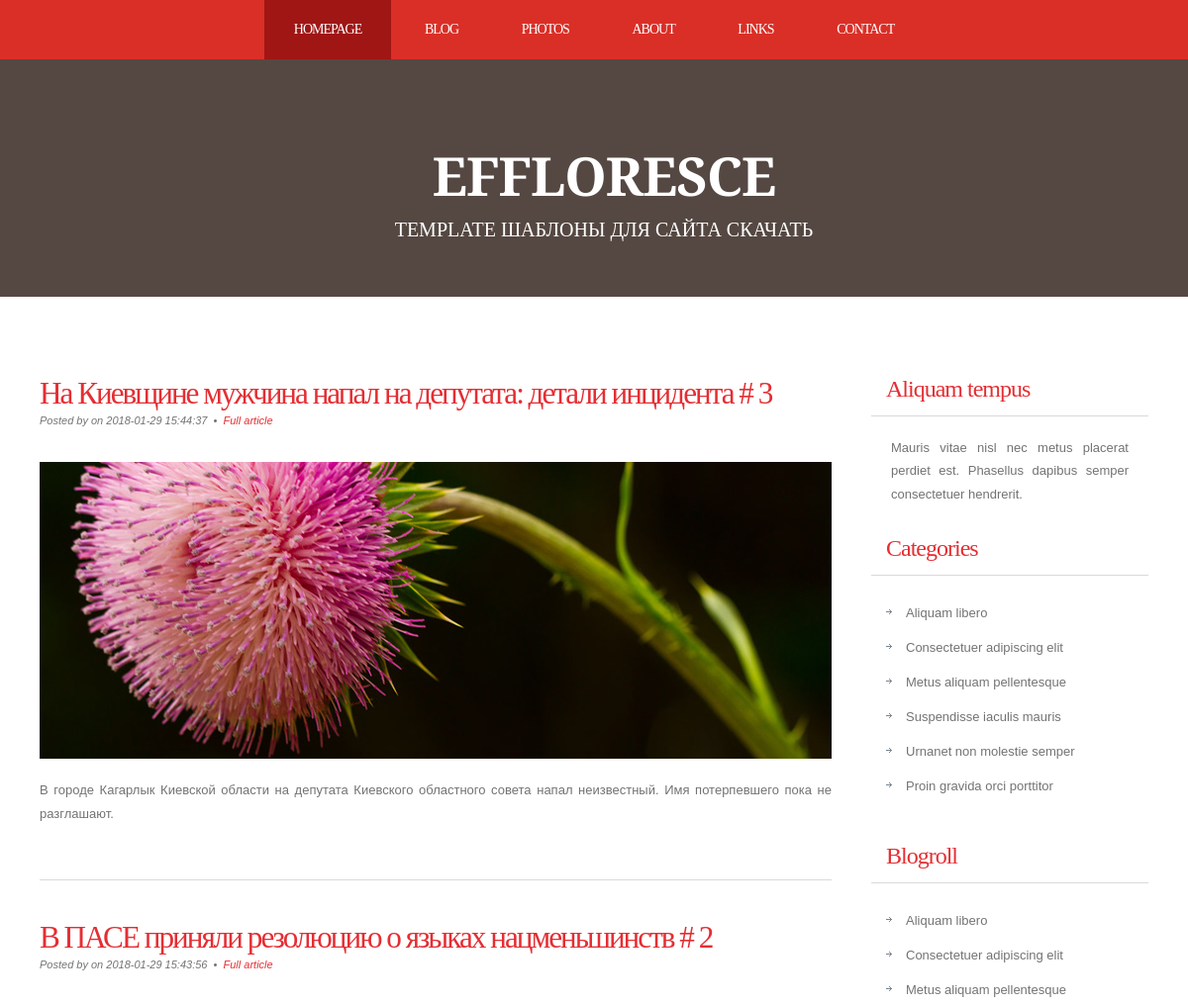
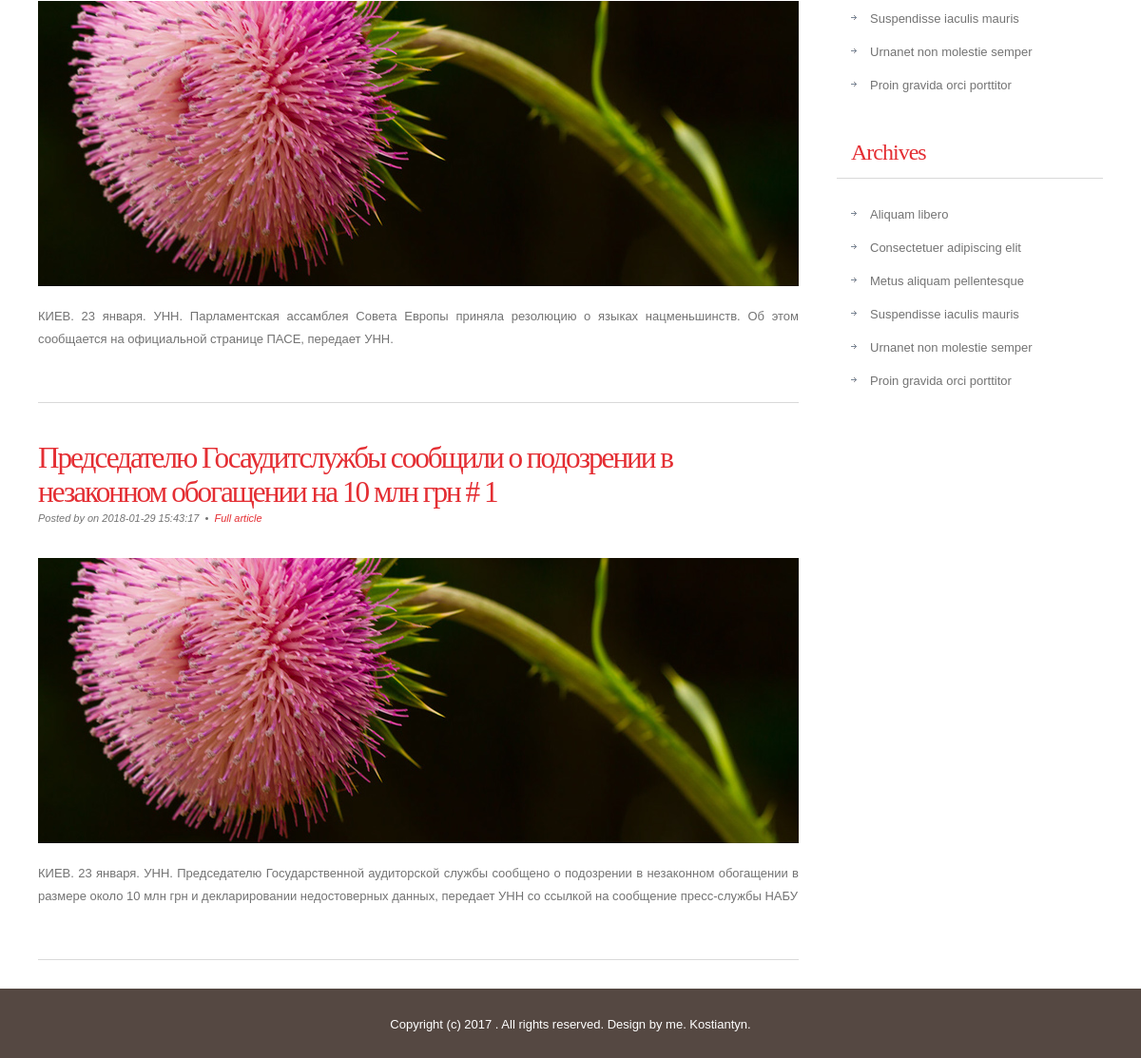
Page /news/ on the committed database (2 pictures, top to bottom).
### tables this page shows
CREATE TABLE `news` (
  `id` int(11) NOT NULL,
  `title` varchar(255) NOT NULL,
  `date` timestamp NOT NULL DEFAULT CURRENT_TIMESTAMP,
  `short_content` text NOT NULL,
  `content` text NOT NULL,
  `author_name` varchar(255) NOT NULL,
  `preview` varchar(255) NOT NULL,
  `type` varchar(50) DEFAULT NULL
);

### config/routes.php (called while the page is built)
<?php
return [
    'news/([0-9]+)' => 'news/view/$1',
    'news' => 'news/index',
    'products' => 'product/list'
];

### controllers/NewsController.php (called while the page is built, shortened)
<?php
include_once ROOT.'/models/News.php';
class NewsController {
    public function actionIndex()
    {
        $newsList = News::getNewsList();
        require_once(ROOT.'/views/news/index.php');
        return true;
    }
}

### index.php (called while the page is built, shortened)
<?php
    require_once 'components/Router.php';
$router = new Router();
$router->run();

### models/News.php (called while the page is built, shortened)
<?php
class News {
    public static function getNewsList() {
        $db = Db::getConnection();
        $newsList = [];
        $result = $db->query('SELECT id, title, date, short_content FROM news ORDER BY date DESC LIMIT 10');
        $i = 0;
        while ($row = $result->fetch()) {
            $newsList[$i]['id'] = $row['id'];
            $newsList[$i]['title'] = $row['title'];
            $newsList[$i]['date'] = $row['date'];
            $newsList[$i]['short_content'] = $row['short_content'];
            $i++;
        }
        return $newsList;
    }
}

### views/news/index.php (the view, shortened to what this page needs)
<!DOCTYPE html PUBLIC "-//W3C//DTD XHTML 1.0 Strict//EN" "http://www.w3.org/TR/xhtml1/DTD/xhtml1-strict.dtd">
<html xmlns="http://www.w3.org/1999/xhtml">
<head>
<link href="/template/css/style.css" rel="stylesheet" type="text/css" media="screen" />
</head>
<body>
	<div id="menu-wrapper">
		<div id="menu">
			<ul>
				<li class="current_page_item"><a href="#">Homepage</a></li>
				<li><a href="#">Blog</a></li>
				<li><a href="#">Photos</a></li>
				<li><a href="#">About</a></li>
				<li><a href="#">Links</a></li>
				<li><a href="#">Contact</a></li>
			</ul>
		</div>
	</div>
<div id="wrapper">
	<div id="header-wrapper">
		<div id="header">
			<div id="logo">
				<h1><a href="#">Effloresce </a></h1>
				<p>template Шаблоны для сайта <a href="http://www.ftemplate.ru/">СКАЧАТЬ</a></p>
			</div>
		</div>
	</div>
	<div id="page">
		<div id="page-bgtop">
			<div id="page-bgbtm">
				<div id="content">
					<?php foreach ($newsList as $newsItem):?>
                        <div class="post">
                            <h2 class="title"><a href='/news/<?php echo $newsItem['id'] ;?>'><?php echo $newsItem['title'].' # '.$newsItem['id'];?></a></h2>
                            <p class="meta">Posted by <a href="#"><?php echo $newsItem['author_name'];?></a> on <?php echo $newsItem['date'];?>
                                &nbsp;&bull;&nbsp; <a href='/news/<?php echo $newsItem['id'] ;?>' class="permalink"> Full article</a></p>
                            <div class="entry">
                                <p><img src="/template/images/pic01.jpg" width="800" height="300" alt="" /></p>
                                <p><?php echo $newsItem['short_content'];?></p>
                            </div>
                        </div>
				    <?php endforeach;?>
					<div style="clear: both;">&nbsp;</div>
				</div>
				<div id="sidebar">
					<ul>
						<li>
							<h2>Aliquam tempus</h2>
							<p>Mauris vitae nisl nec metus placerat perdiet est. Phasellus dapibus semper consectetuer hendrerit.</p>
						</li>
						<li>
							<h2>Categories</h2>
							<ul>
								<li><a href="#">Aliquam libero</a></li>
								<li><a href="#">Consectetuer adipiscing elit</a></li>
								<li><a href="#">Metus aliquam pellentesque</a></li>
								<li><a href="#">Suspendisse iaculis mauris</a></li>
								<li><a href="#">Urnanet non molestie semper</a></li>
								<li><a href="#">Proin gravida orci porttitor</a></li>
							</ul>
						</li>
						<li>
							<h2>Blogroll</h2>
							<ul>
								<li><a href="#">Aliquam libero</a></li>
								<li><a href="#">Consectetuer adipiscing elit</a></li>
								<li><a href="#">Metus aliquam pellentesque</a></li>
								<li><a href="#">Suspendisse iaculis mauris</a></li>
								<li><a href="#">Urnanet non molestie semper</a></li>
								<li><a href="#">Proin gravida orci porttitor</a></li>
							</ul>
						</li>
						<li>
							<h2>Archives</h2>
							<ul>
								<li><a href="#">Aliquam libero</a></li>
								<li><a href="#">Consectetuer adipiscing elit</a></li>
								<li><a href="#">Metus aliquam pellentesque</a></li>
								<li><a href="#">Suspendisse iaculis mauris</a></li>
								<li><a href="#">Urnanet non molestie semper</a></li>
								<li><a href="#">Proin gravida orci porttitor</a></li>
							</ul>
						</li>
					</ul>
				</div>
				<div style="clear: both;">&nbsp;</div>
			</div>
		</div>
	</div>
</div>
<div id="footer">
	<p>Copyright (c) 2017 . All rights reserved. Design by <a href="https://github.com/KostiantynLogunov">me</a>. Kostiantyn</a>.</p>
</div>
</body>
</html>

### components/Router.php (shortened to what this page needs)
<?php
class Router {
    private $routes;
    public function __construct()
    {
        $routesPath = ROOT.'/config/routes.php';
        $this->routes = include ($routesPath);
    }
    private function getURI() {
        if (!empty($_SERVER['REQUEST_URI'])) {
            return trim($_SERVER['REQUEST_URI'], '/');
        }
    }
    public function run() {
        $uri = $this->getURI();
        foreach ($this->routes as $uriPattern => $path) {
            if (preg_match("~$uriPattern~", $uri)) {
                $internalRoute = preg_replace("~$uriPattern~", $path, $uri);
                $segments = explode('/', $internalRoute);
                $controllerName = array_shift($segments) . 'Controller';
                $actionName = 'action' . ucfirst(array_shift($segments));
                $parameters = $segments;
                $controllerObject = new $controllerName;
                $result = call_user_func_array(array($controllerObject, $actionName), $parameters);
                if ($result != null) {
                    break;
                }
            }
        }
    }
}

### template/css/style.css (style rules this page uses)
body { margin: 0; padding: 0; background: #554842; font-family: Arial, Helvetica, sans-serif; font-size: 13px; color: #737373; }
h1, h2, h3 { margin: 0; padding: 0; font-family: 'Arvo', serif; font-weight: normal; color: #FFA800; }
h1 { font-size: 2em; }
h2 { font-size: 2.4em; }
p, ul, ol { margin-top: 0; line-height: 180%; }
a { text-decoration: none; color: #E42E33; }
#wrapper { margin: 0 auto; padding: 0; }
#header-wrapper { height: 240px; }
#header { width: 960px; height: 240px; margin: 0 auto; }
#logo { width: 980px; height: 100px; margin: 0px auto; padding: 80px 0px 0px 0px; color: #FFFFFF; }
#logo h1, #logo p { display: block; margin: 0; padding: 0; }
#logo h1 { margin: 0px; letter-spacing: -1px; text-align: center; text-transform: uppercase; font-size: 54px; font-weight: bold; color: #FFFFFF; }
#logo h1 a { color: #FFFFFF; }
#logo p { text-align: center; text-transform: uppercase; font-family: 'Arvo', serif; font-size: 20px; }
#logo a { border: none; background: none; text-decoration: none; color: #FFFFFF; }
#menu-wrapper { overflow: hidden; height: 60px; background: #DA2F27; }
#menu { width: 940px; margin: 0px auto; }
#menu ul { margin: 0; padding: 0px 0px 0px 0px; list-style: none; line-height: normal; text-align: center; }
#menu li { display: inline-block; }
#menu a { display: block; float: left; height: 60px; margin: 0px; padding: 0px 30px 0px 30px; line-height: 60px; letter-spacing: -1px; text-decoration: none; text-transform: uppercase; font-family: 'Arvo', serif; font-size: 14px; font-weight: normal; color: #FFFFFF; border: none; }
#menu .current_page_item a { background: #9F1615; color: #FFFFFF; }
#page { width: 1200px; margin: 0 auto; padding: 0; background-color: #FFFFFF; }
#page-bgbtm { margin: 0px; padding: 40px 40px 0px 40px; }
#content { float: left; width: 800px; padding: 0px 0px 0px 0px; }
.post { clear: both; padding: 30px 0px; border-bottom: 1px solid #D9D9D9; }
.post .title { padding-top: 10px; letter-spacing: -2px; }
.post .title a { border: none; color: #E42E33; }
.post .meta { padding-bottom: 10px; text-align: left; font-family: Arial, Helvetica, sans-serif; font-size: 11px; font-style: italic; }
.post .entry { text-align: justify; margin-bottom: 25px; padding: 10px 0px 0px 0px; }
#sidebar { float: right; width: 280px; padding: 30px 0px 0px 0px; }
#sidebar ul { margin: 0; padding: 0; list-style: none; }
#sidebar li { margin: 0; padding: 0; }
#sidebar li ul { margin: 0px 15px; padding-bottom: 30px; }
#sidebar li li { padding-left: 20px; line-height: 35px; background: url(images/img07.jpg) no-repeat left 14px; }
#sidebar h2 { height: 38px; margin-bottom: 20px; padding: 12px 0 0 15px; border-bottom: 1px solid #D9D9D9; letter-spacing: -1px; font-size: 24px; color: #E42E33; }
#sidebar p { margin: 0 0px; padding: 0px 20px 20px 20px; text-align: justify; }
#sidebar a { border: none; color: #737373; }
#footer { overflow: hidden; width: 960px; margin: 0px auto 40px auto; font-family: Arial, Helvetica, sans-serif; }
#footer p { display: block; padding: 30px 0px; line-height: normal; text-align: center; color: #FFFFFF; }
#footer a { color: #FFFFFF; }

### rows in the picture
news: title "На Киевщине мужчина напал на депутата: детали инцидента", id "3", date "2018-01-29 15:44:37", short_content "В городе Кагарлык Киевской области на депутата Киевского областного совета напал неизвестный. Имя потерпевшего пока не разглашают."
news: title "В ПАСЕ приняли резолюцию о языках нацменьшинств", id "2", date "2018-01-29 15:43:56", short_content "КИЕВ. 23 января. УНН. Парламентская ассамблея Совета Европы приняла резолюцию о языках нацменьшинств. Об этом сообщается на официальной странице ПАСЕ, передает УНН."
news: title "Председателю Госаудитслужбы сообщили о подозрении в незаконном обогащении на 10 млн грн", id "1", date "2018-01-29 15:43:17", short_content "КИЕВ. 23 января. УНН. Председателю Государственной аудиторской службы сообщено о подозрении в незаконном обогащении в размере около 10 млн грн и декларировании недостоверных данных, передает УНН со ссылкой на сообщение пресс-службы НАБУ"
